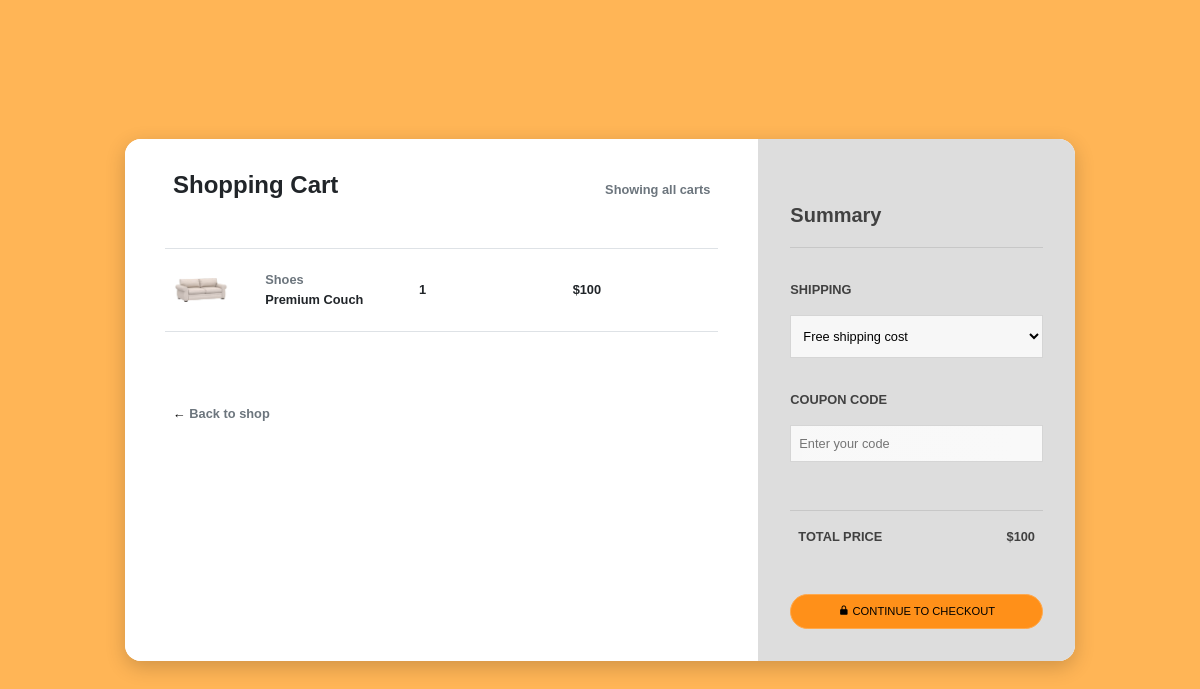
The app's page /checkout.php (signed in) with its own data.
### tables this page shows
CREATE TABLE `cart` (
  `id` int NOT NULL,
  `user_id` int NOT NULL,
  `product_id` int DEFAULT NULL,
  `quantity` int DEFAULT NULL,
  `status` varchar(255) DEFAULT 'unpaid',
  `file_path` varchar(255) DEFAULT NULL
);

CREATE TABLE `catalog` (
  `id` int NOT NULL,
  `product_name` varchar(255) NOT NULL,
  `image_url` varchar(255) NOT NULL,
  `description` text,
  `price` text NOT NULL
);

### checkout.php (the view, shortened to what this page needs)
<?php
require_once 'db.php';
$user_id = $_SESSION['id'];
$sql = "SELECT c.product_id, c.quantity, p.product_name, p.image_url, p.price
        FROM cart c
        JOIN catalog p ON c.product_id = p.id
        WHERE c.user_id = $user_id AND status = 'unpaid'";
$result = $conn->query($sql);
?>
<!doctype html>
<html>
<head>
<link href='https://stackpath.bootstrapcdn.com/bootstrap/4.3.1/css/bootstrap.min.css' rel='stylesheet'>
<link rel="stylesheet" href="https://cdn.jsdelivr.net/npm/boxicons@latest/css/boxicons.min.css">
<link href='https://cdnjs.cloudflare.com/ajax/libs/font-awesome/4.7.0/css/font-awesome.min.css' rel='stylesheet'>
                                </head>
                                <body className='snippet-body'>
                                <div class="card">
            <div class="row">
                <div class="col-md-8 cart">
                    <div class="title">
                        <div class="row">
                            <div class="col"><h4><b>Shopping Cart</b></h4></div>
                            <div class="col align-self-center text-right text-muted">Showing all carts</div>
                        </div>
                    </div>
        <?php
        $total = 0;
        while ($row = $result->fetch_assoc()) {
            $subtotal = $row['price'] * $row['quantity'];
            $total += $subtotal;
        ?>
                    <div class="row border-top border-bottom">
                        <div class="row main align-items-center">
                            <div class="col-2"><img class="img-fluid" src="<?php echo $row['image_url']; ?>"></div>
                            <div class="col">
                                <div class="row text-muted">Shoes</div>
                                <div class="row"><?php echo $row['product_name']; ?></div>
                            </div>
                            <div class="col">
                                <?php echo $row['quantity']; ?>
                            </div>
                            <div class="col">$<?php echo $subtotal; ?> </div>
                        </div>
                    </div>
                    <?php
        }
        ?>
                    <div class="back-to-shop"><a href="catalog.php">&leftarrow; <span class="text-muted">Back to shop</span></a></div>
                </div>
                <div class="col-md-4 summary">
                    <div><h5><b>Summary</b></h5></div>
                    <hr>
                    <form>
                        <p>SHIPPING</p>
                        <select><option class="text-muted" disabled selected>Free shipping cost</option></select>
                        <p>COUPON CODE</p>
                        <input id="code" placeholder="Enter your code">
                    </form>
                    <div class="row" style="border-top: 1px solid rgba(0,0,0,.1); padding: 2vh 0;">
                        <div class="col">TOTAL PRICE</div>
                        <div class="col text-right">$<?php echo $total; ?></div>
                    </div>
                    <button class="btn"><a href="pay.php"><i class='bx bxs-lock-alt'></i> CONTINUE TO CHECKOUT</a></button>
                </div>
            </div>
        </div>
                                </body>
                            </html>

### checkout.php (style rules this page uses)
body { background: #ffb556; min-height: 100vh; vertical-align: middle; display: flex; font-family: sans-serif; font-size: 0.8rem; font-weight: bold; }
.title { margin-bottom: 5vh; }
.card { margin: auto; max-width: 950px; width: 90%; box-shadow: 0 6px 20px 0 rgba(0, 0, 0, 0.19); border-radius: 1rem; border: transparent; }
.cart { background-color: #fff; padding: 4vh 5vh; border-bottom-left-radius: 1rem; border-top-left-radius: 1rem; }
.summary { background-color: #ddd; border-top-right-radius: 1rem; border-bottom-right-radius: 1rem; padding: 4vh; color: rgb(65, 65, 65); }
.row { margin: 0; }
.title b { font-size: 1.5rem; }
.main { margin: 0; padding: 2vh 0; width: 100%; }
.col-2, .col { padding: 0 1vh; }
a { padding: 0 1vh; }
img { width: 3.5rem; }
.back-to-shop { margin-top: 4.5rem; }
h5 { margin-top: 4vh; }
hr { margin-top: 1.25rem; }
form { padding: 2vh 0; }
select { border: 1px solid rgba(0, 0, 0, 0.137); padding: 1.5vh 1vh; margin-bottom: 4vh; outline: none; width: 100%; background-color: rgb(247, 247, 247); }
input { border: 1px solid rgba(0, 0, 0, 0.137); padding: 1vh; margin-bottom: 4vh; outline: none; width: 100%; background-color: rgb(247, 247, 247); }
.btn { background-color: #ff9019; border-color: #ffa94d; color: white; width: 100%; font-size: 0.7rem; margin-top: 4vh; padding: 1vh; border-radius: 25px; }
a { color: black; }
#code { background-image: linear-gradient(to left, rgba(255, 255, 255, 0.253) , rgba(255, 255, 255, 0.185)), url("https://img.icons8.com/small/16/000000/long-arrow-right.png"); background-repeat: no-repeat; background-position-x: 95%; background-position-y: center; }

### records on screen
cart: product.image_url (picture), product.product_name "Premium Couch", quantity "1", subtotal "100"

### other values on screen
$total "100"
